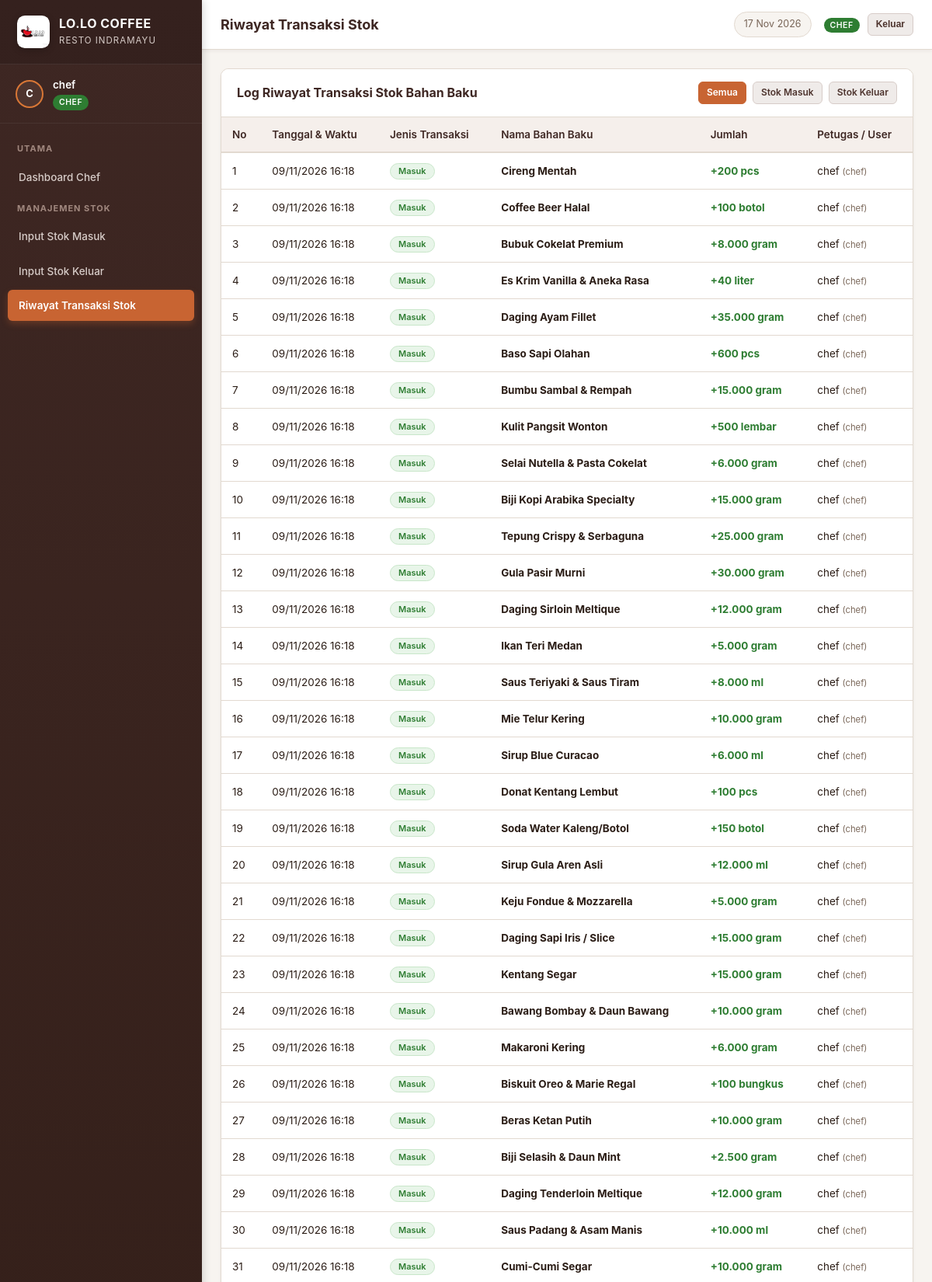
Page /pages/chef/riwayat_stok.php (signed in, upper part) on the committed database.
### tables this page shows
CREATE TABLE `transaksi_stok` (
    `id_transaksi` INT AUTO_INCREMENT PRIMARY KEY,
    `tanggal` DATETIME NOT NULL DEFAULT CURRENT_TIMESTAMP,
    `jenis_stok` ENUM('masuk', 'keluar') NOT NULL,
    `jumlah_stok` DECIMAL(10,2) NOT NULL,
    `id_bahan` INT NOT NULL,
    `id_user` INT NOT NULL,
    CONSTRAINT `fk_stok_bahan` FOREIGN KEY (`id_bahan`) REFERENCES `bahan_baku` (`id_bahan`) ON DELETE RESTRICT,
    CONSTRAINT `fk_stok_user` FOREIGN KEY (`id_user`) REFERENCES `pengguna` (`id_user`) ON DELETE RESTRICT
);

CREATE TABLE `bahan_baku` (
    `id_bahan` INT AUTO_INCREMENT PRIMARY KEY,
    `nama_bahan` VARCHAR(100) NOT NULL,
    `satuan` VARCHAR(20) NOT NULL,
    `stok_bahan` DECIMAL(10,2) NOT NULL DEFAULT 0.00,
    `batas_minimal` DECIMAL(10,2) NOT NULL DEFAULT 0.00,
    `created_at` TIMESTAMP DEFAULT CURRENT_TIMESTAMP
);

CREATE TABLE `pengguna` (
    `id_user` INT AUTO_INCREMENT PRIMARY KEY,
    `username` VARCHAR(50) NOT NULL UNIQUE,
    `password` VARCHAR(255) NOT NULL,
    `role` ENUM('chef', 'kasir', 'pemilik') NOT NULL,
    `created_at` TIMESTAMP DEFAULT CURRENT_TIMESTAMP
);

### config/database.php (called while the page is built, shortened)
<?php
class Database {
    private static $host = '127.0.0.1';
    private static $db_name = 'proyek 1';
    private static $username = 'root';
    private static $password = '';
    private static $conn = null;
    public static function getConnection() {
        if (self::$conn === null) {
            try {
                $options = [
                    PDO::ATTR_ERRMODE => PDO::ERRMODE_EXCEPTION,
                    PDO::ATTR_DEFAULT_FETCH_MODE => PDO::FETCH_ASSOC,
                    PDO::ATTR_EMULATE_PREPARES => true,
                    PDO::MYSQL_ATTR_MULTI_STATEMENTS => true,
                ];
                $dsn = "mysql:host=" . self::$host . ";dbname=" . self::$db_name . ";charset=utf8mb4";
                try {
                    self::$conn = new PDO($dsn, self::$username, self::$password, $options);
                } catch (PDOException $e) {
                    if ($e->getCode() == 1049 || strpos($e->getMessage(), 'Unknown database') !== false) {
                        $serverPdo = new PDO("mysql:host=" . self::$host . ";charset=utf8mb4", self::$username, self::$password, $options);
                        $serverPdo->exec("CREATE DATABASE IF NOT EXISTS `" . self::$db_name . "` DEFAULT CHARACTER SET utf8mb4 COLLATE utf8mb4_unicode_ci;");
                        self::$conn = new PDO($dsn, self::$username, self::$password, $options);
                    } else {
                        throw $e;
                    }
                }
                $needImport = false;
                $checkTable = self::$conn->query("SHOW TABLES LIKE 'menu'");
                if ($checkTable->rowCount() === 0) {
                    $needImport = true;
                } else {
                    $countMenu = (int)self::$conn->query("SELECT COUNT(*) FROM `menu`")->fetchColumn();
                }
            } catch (PDOException $e) {
                die('<div style="font-family:Segoe UI,sans-serif;max-width:600px;margin:50px auto;padding:24px;background:#fff3cd;border:1px solid #ffeeba;border-radius:8px;color:#856404;">' .
                    '<h3 style="margin-top:0;">Gagal Terhubung ke Database MySQL</h3>' .
                    '<p>Pastikan MySQL di Laragon / XAMPP sudah aktif.</p>' .
                    '<p><small>Detail Error: ' . htmlspecialchars($e->getMessage()) . '</small></p>' .
                    '</div>');
            }
        }
        return self::$conn;
    }
}
if (!function_exists('format_angka')) {
    function format_angka($angka) {
        return (floatval($angka) == intval($angka)) ? number_format($angka, 0, ',', '.') : number_format($angka, 2, ',', '.');
    }
}

### classes/TransaksiStok.php (called while the page is built, shortened)
<?php
require_once __DIR__ . '/../config/database.php';
class TransaksiStok {
    private $db;
    public function __construct() {
        $this->db = Database::getConnection();
    }
    public function getRiwayat($limit = 50, $jenis = null) {
        $sql = "
            SELECT ts.*, b.nama_bahan, b.satuan, u.username as nama_user, u.role
            FROM transaksi_stok ts
            JOIN bahan_baku b ON ts.id_bahan = b.id_bahan
            JOIN pengguna u ON ts.id_user = u.id_user
        ";
        $params = [];
        $sql .= " ORDER BY ts.tanggal DESC LIMIT " . (int)$limit;
        $stmt = $this->db->prepare($sql);
        $stmt->execute($params);
        return $stmt->fetchAll();
    }
}

### pages/chef/riwayat_stok.php (the view, shortened to what this page needs)
<?php
require_once __DIR__ . '/../../classes/TransaksiStok.php';
$stokModel = new TransaksiStok();
$filter_jenis = isset($_GET['jenis']) && in_array($_GET['jenis'], ['masuk', 'keluar']) ? $_GET['jenis'] : null;
$riwayat = $stokModel->getRiwayat(100, $filter_jenis);
require_once __DIR__ . '/../../includes/header.php';
?>
<div class="card">
    <div class="card-header">
        <div class="card-title">Log Riwayat Transaksi Stok Bahan Baku</div>
        <div style="display:flex; gap:8px;">
            <a href="<?= BASE_URL ?>/pages/chef/riwayat_stok.php"
               class="btn btn-sm <?= empty($filter_jenis) ? 'btn-primary' : 'btn-secondary' ?>">
                Semua
            </a>
            <a href="<?= BASE_URL ?>/pages/chef/riwayat_stok.php?jenis=masuk"
               class="btn btn-sm <?= $filter_jenis === 'masuk' ? 'btn-success' : 'btn-secondary' ?>">
                Stok Masuk
            </a>
            <a href="<?= BASE_URL ?>/pages/chef/riwayat_stok.php?jenis=keluar"
               class="btn btn-sm <?= $filter_jenis === 'keluar' ? 'btn-warning' : 'btn-secondary' ?>">
                Stok Keluar
            </a>
        </div>
    </div>
    <div class="table-responsive">
        <table class="table">
            <thead>
                <tr>
                    <th>No</th>
                    <th>Tanggal & Waktu</th>
                    <th>Jenis Transaksi</th>
                    <th>Nama Bahan Baku</th>
                    <th>Jumlah</th>
                    <th>Petugas / User</th>
                </tr>
            </thead>
            <tbody>
                <?php if (empty($riwayat)): ?>
                    <tr>
                        <td colspan="6" style="text-align:center; padding: 24px; color: var(--text-muted);">
                            Tidak ada data transaksi stok ditemukan.
                        </td>
                    </tr>
                <?php else: ?>
                    <?php $no = 1; foreach ($riwayat as $r): ?>
                        <tr>
                            <td><?= $no++ ?></td>
                            <td><?= date('d/m/Y H:i', strtotime($r['tanggal'])) ?></td>
                            <td>
                                <?php if ($r['jenis_stok'] === 'masuk'): ?>
                                    <span class="badge badge-success">Masuk</span>
                                <?php else: ?>
                                    <span class="badge badge-warning">Keluar</span>
                                <?php endif; ?>
                            </td>
                            <td><strong><?= htmlspecialchars($r['nama_bahan']) ?></strong></td>
                            <td style="font-weight: 700; color: <?= $r['jenis_stok'] === 'masuk' ? 'var(--color-success)' : 'var(--cafe-mocha)' ?>;">
                                <?= ($r['jenis_stok'] === 'masuk' ? '+' : '-') . format_angka($r['jumlah_stok']) ?> <?= htmlspecialchars($r['satuan']) ?>
                            </td>
                            <td>
                                <?= htmlspecialchars($r['nama_user']) ?>
                                <small style="color:var(--text-muted);"> (<?= htmlspecialchars($r['role']) ?>)</small>
                            </td>
                        </tr>
                    <?php endforeach; ?>
                <?php endif; ?>
            </tbody>
        </table>
    </div>
</div>
<?php require_once __DIR__ . '/../../includes/footer.php'; ?>

### assets/css/style.css (style rules this page uses)
:root { --cafe-dark: #2A1810; --cafe-espresso: #3E2723; --cafe-mocha: #4E342E; --cafe-caramel: #8D6E63; --cafe-cream: #F5EFEB; --cafe-accent: #C86432; --cafe-accent-hover: #A74F23; --cafe-accent-light: #F7E7DE; --cafe-amber: #D97736; --bg-body: #F7F4F0; --bg-card: #FFFFFF; --border-color: #E2D9D0; --text-primary: #2B1D16; --text-muted: #796658; --color-success: #2E7D32; --color-success-bg: #E8F5E9; --color-danger: #C62828; --color-danger-bg: #FFEBEE; --color-warning: #E65100; --color-warning-bg: #FFF3E0; --color-info: #0277BD; --color-info-bg: #E1F5FE; --sidebar-width: 260px; --header-height: 64px; --transition: all 0.25s ease-in-out; --shadow-sm: 0 2px 4px rgba(42, 24, 16, 0.05); --shadow-md: 0 4px 12px rgba(42, 24, 16, 0.08); --shadow-lg: 0 10px 25px rgba(42, 24, 16, 0.12); --radius-sm: 6px; --radius-md: 10px; --radius-lg: 16px; }
* { margin: 0; padding: 0; box-sizing: border-box; }
body { font-family: -apple-system, BlinkMacSystemFont, "Segoe UI", Roboto, "Helvetica Neue", Arial, sans-serif; background-color: var(--bg-body); color: var(--text-primary); line-height: 1.5; font-size: 14.5px; }
.card { background: var(--bg-card); border-radius: var(--radius-md); border: 1px solid var(--border-color); box-shadow: var(--shadow-sm); margin-bottom: 24px; overflow: hidden; }
.card-header { padding: 16px 20px; background: #FFF; border-bottom: 1px solid var(--border-color); display: flex; align-items: center; justify-content: space-between; flex-wrap: wrap; gap: 12px; }
.card-title { font-size: 16px; font-weight: 700; color: var(--cafe-espresso); display: flex; align-items: center; gap: 8px; }
.table-responsive { overflow-x: auto; width: 100%; -webkit-overflow-scrolling: touch; }
.table { width: 100%; border-collapse: collapse; text-align: left; font-size: 13.5px; }
.table th { background: #F5EFEB; color: var(--cafe-espresso); font-weight: 600; padding: 12px 14px; border-bottom: 2px solid var(--border-color); white-space: nowrap; }
.table td { padding: 12px 14px; border-bottom: 1px solid var(--border-color); vertical-align: middle; }
.badge { display: inline-block; padding: 4px 10px; border-radius: 20px; font-size: 11px; font-weight: 600; line-height: 1; }
.badge-success { background: #E8F5E9; color: #2E7D32; border: 1px solid #C8E6C9; }
.btn { display: inline-flex; align-items: center; justify-content: center; gap: 6px; padding: 8px 16px; font-size: 13.5px; font-weight: 600; border-radius: var(--radius-sm); border: 1px solid transparent; cursor: pointer; text-decoration: none; transition: var(--transition); line-height: 1.4; }
.btn-sm { padding: 5px 10px; font-size: 12px; }
.btn-primary { background: var(--cafe-accent); color: #FFF; border-color: var(--cafe-accent); }
.btn-secondary { background: #EFEBE9; color: var(--cafe-mocha); border-color: #D7CCC8; }

### rows in the picture
transaksi_stok: tanggal "09/11/2026 16:18", jenis_stok "Masuk", id_bahan.nama_bahan "Cireng Mentah", jumlah_stok "200", id_bahan.satuan "pcs", id_user.username "chef", id_user.role "chef"
transaksi_stok: tanggal "09/11/2026 16:18", jenis_stok "Masuk", id_bahan.nama_bahan "Coffee Beer Halal", jumlah_stok "100", id_bahan.satuan "botol", id_user.username "chef", id_user.role "chef"
transaksi_stok: tanggal "09/11/2026 16:18", jenis_stok "Masuk", id_bahan.nama_bahan "Bubuk Cokelat Premium", jumlah_stok "8.000", id_bahan.satuan "gram", id_user.username "chef", id_user.role "chef"
transaksi_stok: tanggal "09/11/2026 16:18", jenis_stok "Masuk", id_bahan.nama_bahan "Es Krim Vanilla & Aneka Rasa", jumlah_stok "40", id_bahan.satuan "liter", id_user.username "chef", id_user.role "chef"
transaksi_stok: tanggal "09/11/2026 16:18", jenis_stok "Masuk", id_bahan.nama_bahan "Daging Ayam Fillet", jumlah_stok "35.000", id_bahan.satuan "gram", id_user.username "chef", id_user.role "chef"
transaksi_stok: tanggal "09/11/2026 16:18", jenis_stok "Masuk", id_bahan.nama_bahan "Baso Sapi Olahan", jumlah_stok "600", id_bahan.satuan "pcs", id_user.username "chef", id_user.role "chef"
transaksi_stok: tanggal "09/11/2026 16:18", jenis_stok "Masuk", id_bahan.nama_bahan "Bumbu Sambal & Rempah", jumlah_stok "15.000", id_bahan.satuan "gram", id_user.username "chef", id_user.role "chef"
transaksi_stok: tanggal "09/11/2026 16:18", jenis_stok "Masuk", id_bahan.nama_bahan "Kulit Pangsit Wonton", jumlah_stok "500", id_bahan.satuan "lembar", id_user.username "chef", id_user.role "chef"
transaksi_stok: tanggal "09/11/2026 16:18", jenis_stok "Masuk", id_bahan.nama_bahan "Selai Nutella & Pasta Cokelat", jumlah_stok "6.000", id_bahan.satuan "gram", id_user.username "chef", id_user.role "chef"
transaksi_stok: tanggal "09/11/2026 16:18", jenis_stok "Masuk", id_bahan.nama_bahan "Biji Kopi Arabika Specialty", jumlah_stok "15.000", id_bahan.satuan "gram", id_user.username "chef", id_user.role "chef"
transaksi_stok: tanggal "09/11/2026 16:18", jenis_stok "Masuk", id_bahan.nama_bahan "Tepung Crispy & Serbaguna", jumlah_stok "25.000", id_bahan.satuan "gram", id_user.username "chef", id_user.role "chef"
transaksi_stok: tanggal "09/11/2026 16:18", jenis_stok "Masuk", id_bahan.nama_bahan "Gula Pasir Murni", jumlah_stok "30.000", id_bahan.satuan "gram", id_user.username "chef", id_user.role "chef"
transaksi_stok: tanggal "09/11/2026 16:18", jenis_stok "Masuk", id_bahan.nama_bahan "Daging Sirloin Meltique", jumlah_stok "12.000", id_bahan.satuan "gram", id_user.username "chef", id_user.role "chef"
transaksi_stok: tanggal "09/11/2026 16:18", jenis_stok "Masuk", id_bahan.nama_bahan "Ikan Teri Medan", jumlah_stok "5.000", id_bahan.satuan "gram", id_user.username "chef", id_user.role "chef"
transaksi_stok: tanggal "09/11/2026 16:18", jenis_stok "Masuk", id_bahan.nama_bahan "Saus Teriyaki & Saus Tiram", jumlah_stok "8.000", id_bahan.satuan "ml", id_user.username "chef", id_user.role "chef"
transaksi_stok: tanggal "09/11/2026 16:18", jenis_stok "Masuk", id_bahan.nama_bahan "Mie Telur Kering", jumlah_stok "10.000", id_bahan.satuan "gram", id_user.username "chef", id_user.role "chef"
transaksi_stok: tanggal "09/11/2026 16:18", jenis_stok "Masuk", id_bahan.nama_bahan "Sirup Blue Curacao", jumlah_stok "6.000", id_bahan.satuan "ml", id_user.username "chef", id_user.role "chef"
transaksi_stok: tanggal "09/11/2026 16:18", jenis_stok "Masuk", id_bahan.nama_bahan "Donat Kentang Lembut", jumlah_stok "100", id_bahan.satuan "pcs", id_user.username "chef", id_user.role "chef"
transaksi_stok: tanggal "09/11/2026 16:18", jenis_stok "Masuk", id_bahan.nama_bahan "Soda Water Kaleng/Botol", jumlah_stok "150", id_bahan.satuan "botol", id_user.username "chef", id_user.role "chef"
transaksi_stok: tanggal "09/11/2026 16:18", jenis_stok "Masuk", id_bahan.nama_bahan "Sirup Gula Aren Asli", jumlah_stok "12.000", id_bahan.satuan "ml", id_user.username "chef", id_user.role "chef"
transaksi_stok: tanggal "09/11/2026 16:18", jenis_stok "Masuk", id_bahan.nama_bahan "Keju Fondue & Mozzarella", jumlah_stok "5.000", id_bahan.satuan "gram", id_user.username "chef", id_user.role "chef"
transaksi_stok: tanggal "09/11/2026 16:18", jenis_stok "Masuk", id_bahan.nama_bahan "Daging Sapi Iris / Slice", jumlah_stok "15.000", id_bahan.satuan "gram", id_user.username "chef", id_user.role "chef"
transaksi_stok: tanggal "09/11/2026 16:18", jenis_stok "Masuk", id_bahan.nama_bahan "Kentang Segar", jumlah_stok "15.000", id_bahan.satuan "gram", id_user.username "chef", id_user.role "chef"
transaksi_stok: tanggal "09/11/2026 16:18", jenis_stok "Masuk", id_bahan.nama_bahan "Bawang Bombay & Daun Bawang", jumlah_stok "10.000", id_bahan.satuan "gram", id_user.username "chef", id_user.role "chef"
transaksi_stok: tanggal "09/11/2026 16:18", jenis_stok "Masuk", id_bahan.nama_bahan "Makaroni Kering", jumlah_stok "6.000", id_bahan.satuan "gram", id_user.username "chef", id_user.role "chef"
transaksi_stok: tanggal "09/11/2026 16:18", jenis_stok "Masuk", id_bahan.nama_bahan "Biskuit Oreo & Marie Regal", jumlah_stok "100", id_bahan.satuan "bungkus", id_user.username "chef", id_user.role "chef"
transaksi_stok: tanggal "09/11/2026 16:18", jenis_stok "Masuk", id_bahan.nama_bahan "Beras Ketan Putih", jumlah_stok "10.000", id_bahan.satuan "gram", id_user.username "chef", id_user.role "chef"
transaksi_stok: tanggal "09/11/2026 16:18", jenis_stok "Masuk", id_bahan.nama_bahan "Biji Selasih & Daun Mint", jumlah_stok "2.500", id_bahan.satuan "gram", id_user.username "chef", id_user.role "chef"
transaksi_stok: tanggal "09/11/2026 16:18", jenis_stok "Masuk", id_bahan.nama_bahan "Daging Tenderloin Meltique", jumlah_stok "12.000", id_bahan.satuan "gram", id_user.username "chef", id_user.role "chef"
transaksi_stok: tanggal "09/11/2026 16:18", jenis_stok "Masuk", id_bahan.nama_bahan "Saus Padang & Asam Manis", jumlah_stok "10.000", id_bahan.satuan "ml", id_user.username "chef", id_user.role "chef"
transaksi_stok: tanggal "09/11/2026 16:18", jenis_stok "Masuk", id_bahan.nama_bahan "Cumi-Cumi Segar", jumlah_stok "10.000", id_bahan.satuan "gram", id_user.username "chef", id_user.role "chef"

### other values in the picture
substr(current_user_name(), 0, 1) "C"
current_user_name() "chef"
$role "CHEF"
$page_title "Riwayat Transaksi Stok"
$current_user_role "CHEF"
